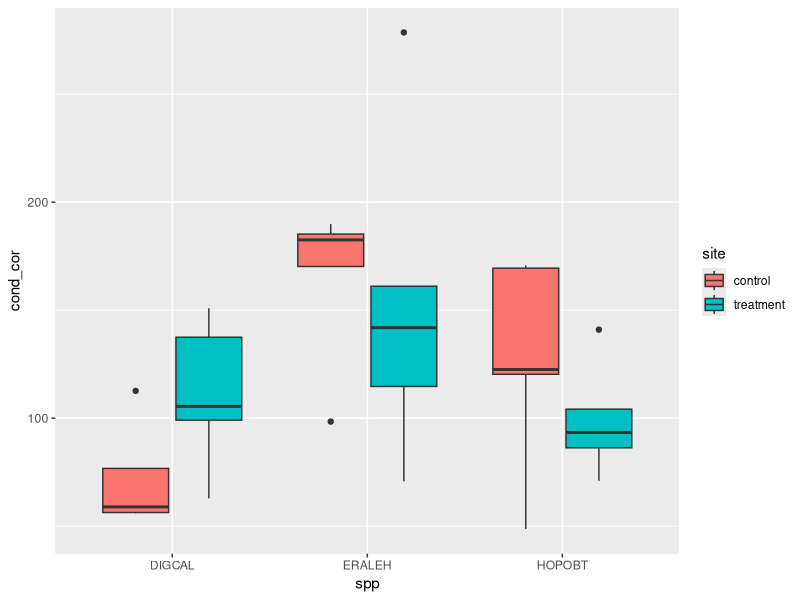
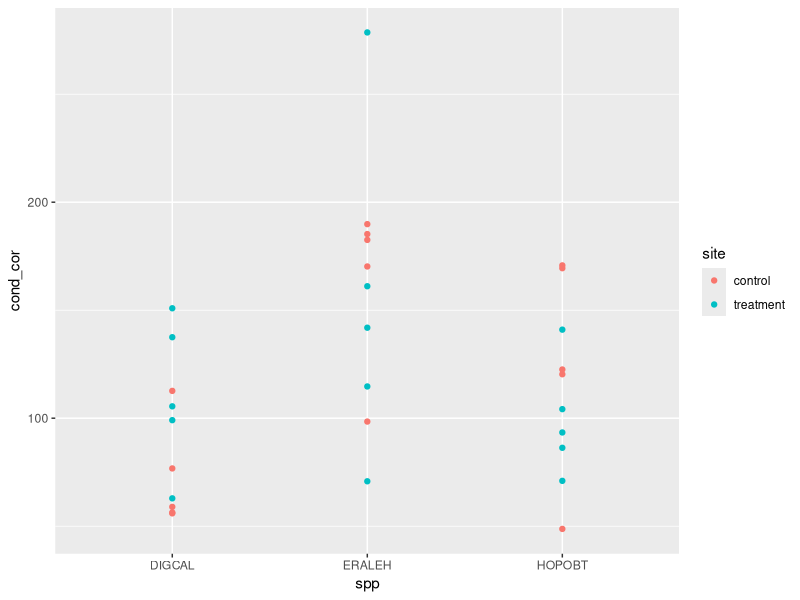
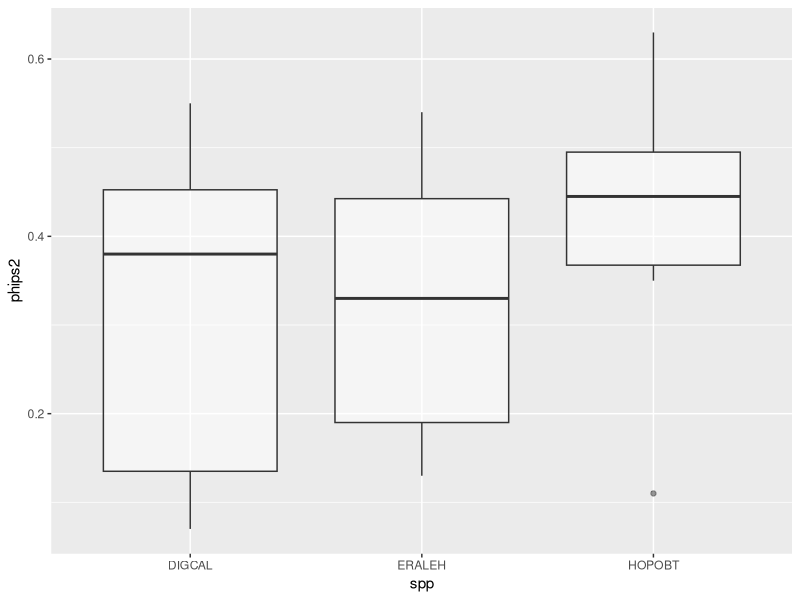
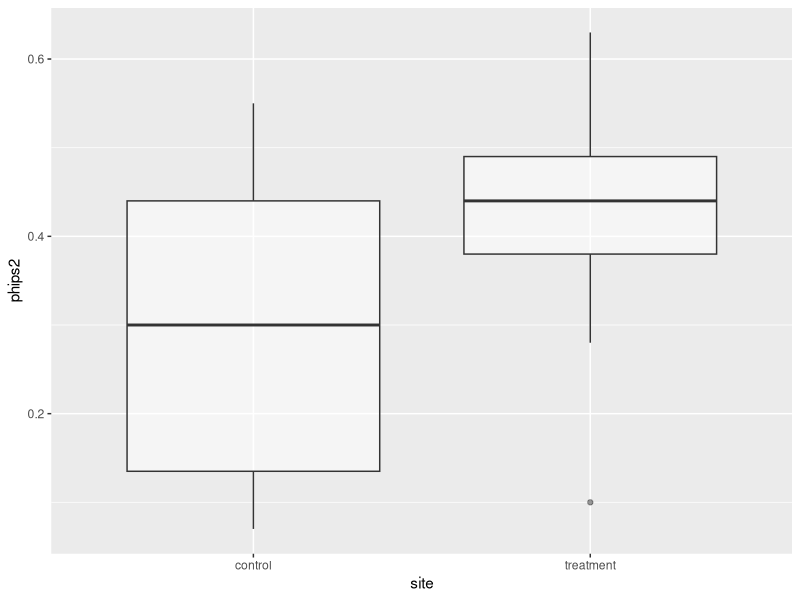

Write the R code that produced these figures, in order.
library(tidyverse)
library(sf)
library(hms)
library(emmeans)

phys1 <- read_csv("data/Physiology_10072025.csv") %>%
  mutate(time = as.character(time)) %>% 
  mutate(time = case_when(spp == "ERALEH" & id == 5 ~ "09:00:00",
                          spp == "ERALEH" & id == 8 ~ "10:15:00",
                          spp == "ERALEH" & id == 10 ~ "10:50:00",
                          .default = time)) %>% # gap-fill missing times with best guesses
  mutate(time = as_hms(time))

#   mutate(time_since_start = seconds(max(time)) - seconds(time))

time_mod <- lm(cond ~ time, phys1)
phys1$res_con <- residuals(time_mod)

spp_mod <- lm(res_con ~ spp*site, phys1)

spp_emm <- emmeans(spp_mod, ~ spp + site)
summary(spp_mod)

pairs(spp_emm)


# in the treatment, conductance was an average of 57.35 mmol/m2s lower than in the control area
# likely based on ToD measured
# i'm gonna subtract this amount from the controls and see what happens...

phys2 <- phys1 %>% 
  mutate(cond_cor = case_when(site == "control" ~ cond - 57.35,
                              .default = cond)) %>% 
  as.data.frame()

ggplot(phys2, aes(x = spp, y = cond_cor))+
  geom_boxplot(aes(group = interaction(spp, site), fill = site))
ggplot(phys2, aes(x = spp, y = cond_cor))+
  geom_point(aes(group = interaction(spp, site), color = site))


# phi PS II


ggplot(phys2, aes(x = spp, y = phips2))+
  geom_boxplot(alpha=0.5)
ggplot(phys2, aes(x = site, y = phips2))+
  geom_boxplot(alpha=0.5)

TukeyHSD(aov(phips2 ~ spp, phys2)) # no significant differences
TukeyHSD(aov(phips2 ~ site, phys2)) # treatment was higher than control
